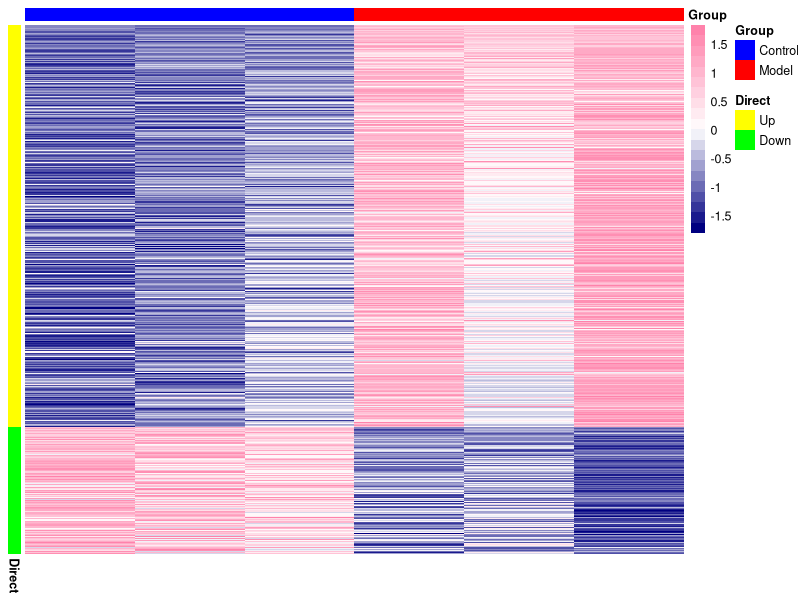

This chart was generated by the following R code:


library(limma)
library(pheatmap)
library(gplots)



plotdata=read.table("heatmap.txt",sep="\t",header=T,check.names=F,row.names = 1)
up=read.table("up.xls",header=T,stringsAsFactors = F,sep = "\t")

# rownames(up) <- up[, 1]
# up<-up[,-1]

down=read.table("down.xls",header=T,stringsAsFactors = F,sep = "\t")

annCol <- data.frame(Group = rep(c("Control","Model"),c(3,3)),
                     row.names = colnames(plotdata),
                     stringsAsFactors = F)

annRow <- data.frame(Direct = rep(c("Up","Down"),c(length(up$X),length(down$X))),
                     row.names = c(up$X,down$X),
                     stringsAsFactors = F)

annColors <- list("Group"=c("Control"="blue",
                            "Model"="red"),
                  "Direct"=c("Up"="yellow",
                             "Down"="green"))

plotdata <- plotdata[c(up$X,down$X),]
plotdata <- t(scale(t(plotdata)))
plotdata[plotdata > 5] <- 5
plotdata[plotdata < -5] <- -5

pdf(file="2.Heatmap.pdf",width = 8,height = 8)
pheatmap(plotdata, 
         scale = "none",
         annotation_row=annRow, 
         annotation_col=annCol, 
         annotation_colors = annColors,
         color = colorRampPalette(c("navy", "white", "palevioletred1"))(20),
         #color = greenred(64),
         fontsize_row=7,
         fontsize_col=5,
         fontsize=9,
         cluster_cols = FALSE,
         cluster_rows = FALSE,
         show_colnames = F,
         show_rownames = F)
dev.off()
